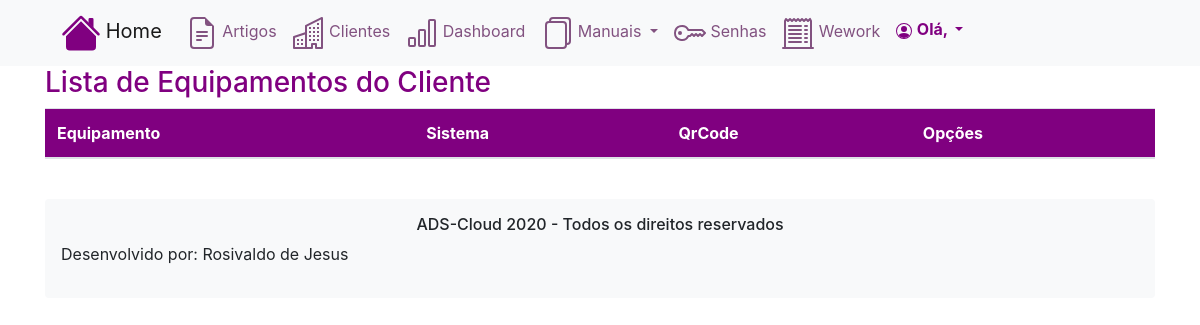
Page /clienteEquipamentos/?id=2 (signed in) on the earlier database version.
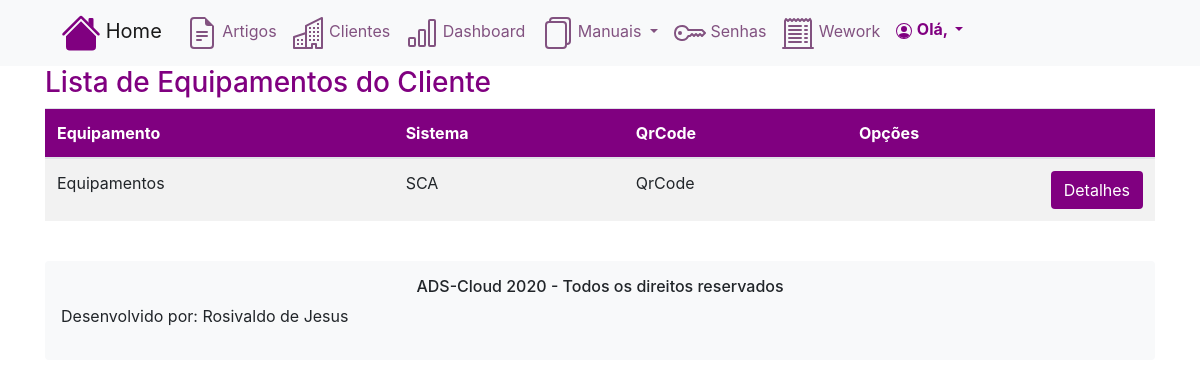
Same page on the later database version.
### evertical/models.py (models this page shows, shortened)
class tbEquipamento(models.Model):
    equipamento = models.CharField(max_length=50, blank=True, null=True)
    equipamentoLogin = models.CharField(max_length=50, blank=True, null=True)
    equipamentoPassword = models.CharField(max_length=50, blank=True, null=True)
    equipamentoQrCode = models.CharField(max_length=50, blank=True, null=True)
    equipamentoObservacao = RichTextField(blank=True, null=True)
    equipamentoCliente = models.ForeignKey(tbCliente, on_delete=models.CASCADE)
    equipamentoSistema = models.ForeignKey(tbSistemas, on_delete=models.CASCADE)
    class Meta:
        db_table = 'tbEquipamento'
        verbose_name_plural = 'Equipamentos'

class tbSistemas(models.Model):
    sistemasTipo = models.CharField(max_length=20, blank=True, null=True)
    class Meta:
        db_table = 'tbSistemas'
        verbose_name_plural = 'Sistemas'
    def __str__(self):
        return "{}".format(self.sistemasTipo)

### evertical/views.py (the view)
# urls.py: path('clienteEquipamentos/', clienteEquipamentos),
@login_required(login_url='/login/')
def clienteEquipamentos(request):
    equipamento = request.GET.get('id')
    dados = {}
    if equipamento:
        dados['equipamento'] = tbEquipamento.objects.filter(equipamentoCliente=equipamento)
    return render(request, 'clienteEquipamentos.html', dados)

### templates/clienteEquipamentos.html (shortened to what this page needs)
{% extends "base.html" %}
{% load static %}
{% block content %}
<div class="container-xl">
	<section>
		<h3 style="color: purple;">Lista de Equipamentos do Cliente</h3>
				<table class="table table-striped">
					<thead style="background-color: purple;color: white;">
						<tr>
							<th>Equipamento</th>
							<th>Sistema</th>
							<th>QrCode</th>
							<th>Opções</th>
						</tr>
					</thead>
					<tbody>
					{% for equipamento in equipamento %}
						<tr>
							<td>{{ equipamento.equipamento }}</td>
							<td>{{ equipamento.equipamentoSistema }}</td>
							<td>{{ equipamento.equipamentoQrCode }}</td>
							<td>
								<div align="right">
								  <button class="btn btn-outline" style="background-color: purple;color: white;">
									  <a href="/clienteEquipamentosInformacoes/?id={{ equipamento.id }}">Detalhes</a>
								  </button>
							  </div>
							</td>
						</tr>
					{% endfor %}
					</tbody>
				</table>
			<br>
	</section>
{% endblock %}

### templates/base.html (shortened to what this page needs)
<!DOCTYPE html>
{% load static %}
<html lang="pt-br">
<head>
    <link rel="stylesheet" href="https://stackpath.bootstrapcdn.com/bootstrap/4.5.2/css/bootstrap.min.css">
    <link rel="stylesheet" href="{% static 'css/style.css' %}">
    <link rel="stylesheet" href="{% static 'css/owl.carousel.min.css' %}">
    <link rel="stylesheet" href="{% static 'css/owl.theme.default.min.css' %}">
    {% include "model-header.html" %}
</head>
<body>
{% block content %}
{% endblock %}
{% include "model-footer.html" %}
</body>
</html>

### templates/model-header.html (shortened to what this page needs)
<div class="bg-light" >
        <div class="container">
          <nav class="navbar navbar-expand-lg navbar-light bg-light ">
            {% if request.user.is_authenticated %}
            <a class="navbar-brand" href="/">
              <strong style="color: purple">
              </strong>
              Home
            </a>
            {% endif %}
            <div class="collapse navbar-collapse" id="navbarNavDropdown">
              <ul class="navbar-nav">
                  {% if request.user.is_authenticated %}
                <li class="nav-item active">
                  <a class="nav-link" href="/artigos/" style="color: #825280">
                    Artigos
                  </a>
                </li>
                  {% endif %}
                  {% if request.user.is_authenticated %}
                <li class="nav-item">
                  <a class="nav-link" href="/clientes/" style="color: #825280">
                    Clientes
                  </a>
                </li>
                  {% endif %}
                  {% if request.user.is_authenticated %}
                <li class="nav-item">
                  <a class="nav-link" href="/dashboard/" style="color: #825280">
                    Dashboard
                  </a>
                </li>
                  {% endif %}
                  {% if request.user.is_authenticated %}
                <li class="nav-item dropdown">
                  <a class="nav-link dropdown-toggle" href="#" id="navbarDropdownMenuLink" role="button" data-toggle="dropdown" aria-haspopup="true" aria-expanded="false" style="color: #825280">
                    Manuais
                  </a>
                </li>
                  {% endif %}
                  {% if request.user.is_authenticated %}
                <li class="nav-item">
                  <a class="nav-link" href="/senhasPadroes/" style="color: #825280">
                    Senhas
                  </a>
                </li>
                  {% endif %}
                  {% if request.user.is_authenticated %}
                <li class="nav-item">
                  <a class="nav-link" href="/wework/" style="color: #825280">
                    Wework
                  </a>
                </li>
                  {% endif %}
                  {% if request.user.is_authenticated %}
                        <li class="nav-item dropdown" >
                          <a class="nav-link dropdown-toggle" href="#" id="navbarDropdownMenuLink" role="button" data-toggle="dropdown" aria-haspopup="true" aria-expanded="false" style="color: purple">
                            <strong>Olá, {{ request.user.get_full_name }}</strong>
                          </a>
                        </li>
                          {% endif %}
              </ul>
            </div>
          </nav>
        </div>
</div>

### templates/model-footer.html (shortened to what this page needs)
<div class="containers-xl">
    <section>
		<div class="card border-0 p-3 mb-2 bg-light text-red" align="center">
		    <h6>ADS-Cloud 2020 - Todos os direitos reservados</h6>
			<div>
				<p>Desenvolvido por: Rosivaldo de Jesus</p>
			</div>
		</div>
</div>

### static/css/style.css (style rules this page uses)
p { text-align: justify; }

### templates/clienteEquipamentos.html (style rules this page uses)
a:link { color: white; }

Differences in the rows shown:
added tbEquipamento: equipamento "Equipamentos", equipamentoSistema "SCA", equipamentoQrCode "QrCode"
